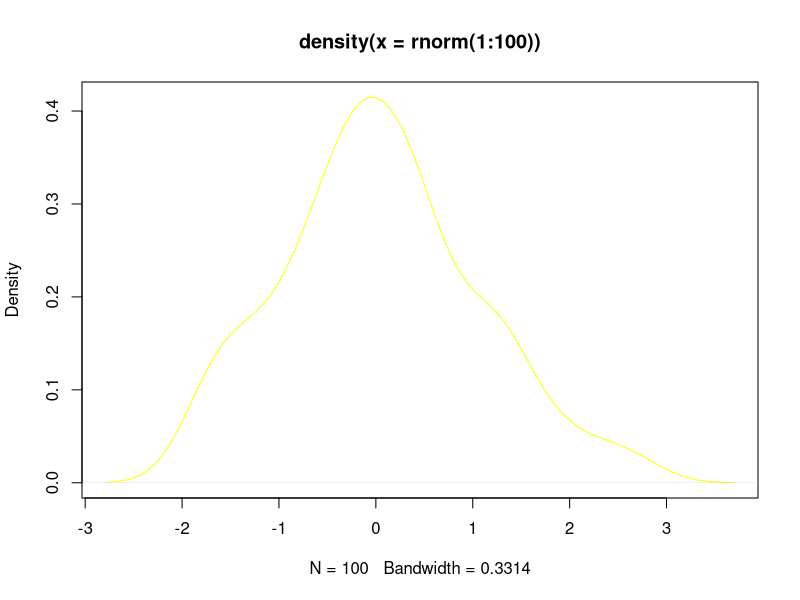

This figure's R source:
tr=c(T,TRUE)
fa=c(F,FALSE)
f=c(1,0,T)
# язык "Р" воспринимает информацию в виде вектора (т.е. 1,2,3- три числа для него выглядят как вектор). Информацию в нем можно вводить в виде текстовой инфы("х","у"), числовой (1,2,3) и логической (TRUE,FALSE,T,F)
plot(density(rnorm(1:100)),col="yellow")
